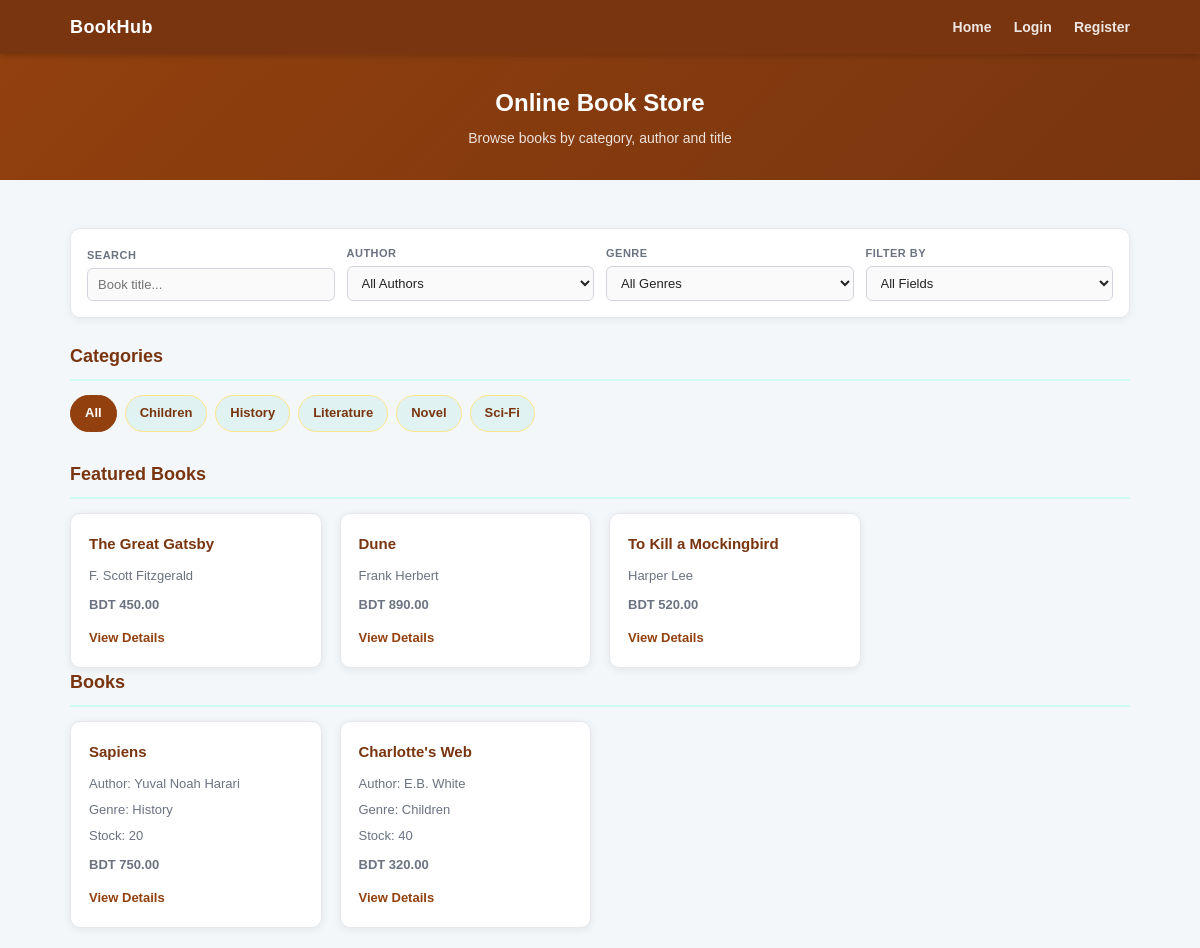
/view/Home.php, run on the app's committed database.
### tables this page shows
CREATE TABLE IF NOT EXISTS categories (
    id INT AUTO_INCREMENT PRIMARY KEY,
    name VARCHAR(100) NOT NULL,
    created_at TIMESTAMP DEFAULT CURRENT_TIMESTAMP
);

CREATE TABLE IF NOT EXISTS books (
    id INT AUTO_INCREMENT PRIMARY KEY,
    title VARCHAR(200) NOT NULL,
    author VARCHAR(150) NOT NULL,
    description TEXT,
    price DECIMAL(10,2) NOT NULL,
    category_id INT,
    image_path VARCHAR(255),
    stock INT NOT NULL DEFAULT 0,
    created_at TIMESTAMP DEFAULT CURRENT_TIMESTAMP,
    FOREIGN KEY (category_id) REFERENCES categories(id)
);

### model/mydb.php (called while the page is built, shortened)
<?php
class MyDB
{
    function getCategories($conn)
    {
        return $conn->query("SELECT * FROM categories ORDER BY name");
    }
    function getBooks($categoryId, $conn, $excludeIds = array())
    {
        $sql = "SELECT books.*, categories.name AS category_name
                FROM books
                LEFT JOIN categories ON books.category_id = categories.id
                WHERE (? = 0 OR books.category_id = ?)";
        $params = array($categoryId, $categoryId);
        $types = "ii";
        if (count($excludeIds) > 0) {
            $placeholders = implode(",", array_fill(0, count($excludeIds), "?"));
            $sql .= " AND books.id NOT IN ($placeholders)";
            foreach ($excludeIds as $id) {
                $params[] = (int)$id;
                $types .= "i";
            }
        }
        $sql .= " ORDER BY books.created_at DESC";
        $stmt = $conn->prepare($sql);
        $stmt->bind_param($types, ...$params);
        $stmt->execute();
        return $stmt->get_result();
    }
    function getFeaturedBooks($limit, $conn)
    {
        $sql = "SELECT books.*, categories.name AS category_name
                FROM books
                LEFT JOIN categories ON books.category_id = categories.id
                ORDER BY books.created_at DESC
                LIMIT ?";
        $stmt = $conn->prepare($sql);
        $stmt->bind_param("i", $limit);
        $stmt->execute();
        return $stmt->get_result();
    }
}

### control/home_process.php (called while the page is built, shortened)
<?php
include_once '../model/mydb.php';
$mydb = new MyDB();
$conn = $mydb->createConn();
$categoryId = isset($_GET["category_id"]) ? (int)$_GET["category_id"] : 0;
$categories = $mydb->getCategories($conn);
$featuredBooks = array();
$excludeFeaturedIds = array();
if ($categoryId === 0) {
    $featuredResult = $mydb->getFeaturedBooks(3, $conn);
    while ($row = $featuredResult->fetch_assoc()) {
        $featuredBooks[] = $row;
        $excludeFeaturedIds[] = (int)$row["id"];
    }
}
$books = $mydb->getBooks($categoryId, $conn, $excludeFeaturedIds);
$bookListCount = $books->num_rows;

### control/app.php (called while the page is built, shortened)
<?php
function e($value)
{
    return htmlspecialchars((string)$value, ENT_QUOTES, "UTF-8");
}

### view/Home.php (the view, shortened to what this page needs)
<?php
include '../control/home_process.php';
include_once '../control/app.php';
?>
<!DOCTYPE html>
<html lang="en">
<head>
    <link rel="stylesheet" href="../css/task1_style.css">
</head>
<body>
<nav>
    <div class="nav-inner">
        <a class="nav-brand" href="Home.php">BookHub</a>
        <div class="nav-links">
            <a href="Home.php">Home</a>
            <?php if (isset($_SESSION["user_id"])) { ?>
                <?php if ($_SESSION["role"] === "customer") { ?>
                    <a href="cart.php">Cart (<span id="navCartCount"><?php echo $cartCount; ?></span>)</a>
                    <a href="customer_orders.php">My Orders</a>
                <?php } ?>
                <a href="profile.php">Profile</a>
                <?php if ($_SESSION["role"] === "admin") { ?>
                    <a href="admin_dashboard.php">Admin</a>
                <?php } ?>
                <a href="../control/logout_process.php">Logout</a>
                <span class="nav-user-info">Hi, <?php echo e($_SESSION["name"]); ?></span>
            <?php } else { ?>
                <a href="login.php">Login</a>
                <a href="Registration.php">Register</a>
            <?php } ?>
        </div>
    </div>
</nav>
<div class="page-header">
    <h1>Online Book Store</h1>
    <p>Browse books by category, author and title</p>
</div>
<div class="main-container">
    <div class="filters-bar">
        <div class="filter-item">
            <label for="searchText">Search</label>
            <input type="text" id="searchText" placeholder="Book title..." onkeyup="searchBooks()">
        </div>
        <div class="filter-item">
            <label for="authorFilter">Author</label>
            <select id="authorFilter" onchange="searchBooks()">
                <option value="">All Authors</option>
            </select>
        </div>
        <div class="filter-item">
            <label for="genreFilter">Genre</label>
            <select id="genreFilter" onchange="searchBooks()">
                <option value="">All Genres</option>
            </select>
        </div>
        <div class="filter-item">
            <label for="filterType">Filter By</label>
            <select id="filterType" onchange="searchBooks()">
                <option value="">All Fields</option>
            </select>
        </div>
    </div>
    <h2 class="section-title">Categories</h2>
    <div class="category-list">
        <a class="category-link <?php if ($categoryId === 0) echo 'active'; ?>" href="Home.php">All</a>
        <?php while ($category = $categories->fetch_assoc()) { ?>
        <a class="category-link <?php if ($categoryId === (int)$category["id"]) echo 'active'; ?>"
           href="Home.php?category_id=<?php echo (int)$category["id"]; ?>">
            <?php echo e($category["name"]); ?>
        </a>
        <?php } ?>
    </div>
    <?php if ($categoryId === 0 && count($featuredBooks) > 0) { ?>
    <h2 class="section-title">Featured Books</h2>
    <div class="book-grid featured-grid">
        <?php foreach ($featuredBooks as $fb) { ?>
        <div class="book-card book-card-featured">
            <h3><a href="book_detail.php?id=<?php echo (int)$fb["id"]; ?>"><?php echo e($fb["title"]); ?></a></h3>
            <p><?php echo e($fb["author"]); ?></p>
            <p class="book-price">BDT <?php echo e($fb["price"]); ?></p>
            <a class="btn-link" href="book_detail.php?id=<?php echo (int)$fb["id"]; ?>">View Details</a>
        </div>
        <?php } ?>
    </div>
    <?php } ?>
    <?php if ($bookListCount > 0 || $categoryId > 0) { ?>
    <h2 class="section-title">Books</h2>
    <?php } ?>
    <div id="bookList" class="book-grid">
        <?php while ($book = $books->fetch_assoc()) { ?>
        <div class="book-card" data-book-id="<?php echo (int)$book["id"]; ?>">
            <h3><a href="book_detail.php?id=<?php echo (int)$book["id"]; ?>"><?php echo e($book["title"]); ?></a></h3>
            <p>Author: <?php echo e($book["author"]); ?></p>
            <p>Genre: <?php echo e($book["category_name"] ?? ""); ?></p>
            <p>Stock: <?php echo (int)$book["stock"]; ?></p>
            <p class="book-price">BDT <?php echo e($book["price"]); ?></p>
            <a class="btn-link" href="book_detail.php?id=<?php echo (int)$book["id"]; ?>">View Details</a>
        </div>
        <?php } ?>
    </div>
</div>
</body>
</html>

### css/task1_style.css (style rules this page uses)
body { font-family: Arial, sans-serif; background-color: #f4f7f9; color: #222; font-size: 15px; line-height: 1.6; }
nav { background-color: #78350f; padding: 0; box-shadow: 0 2px 6px rgba(0,0,0,0.18); position: sticky; top: 0; z-index: 100; }
.nav-inner { display: flex; align-items: center; justify-content: space-between; max-width: 1100px; margin: 0 auto; padding: 0 20px; height: 54px; }
.nav-brand { color: #ffffff; font-size: 18px; font-weight: bold; text-decoration: none; letter-spacing: 0.4px; }
.nav-links a { color: rgba(255,255,255,0.88); margin-left: 18px; text-decoration: none; font-weight: bold; font-size: 14px; }
.page-header { background: linear-gradient(135deg, #92400e 0%, #78350f 100%); color: white; text-align: center; padding: 30px 20px; margin-bottom: 28px; }
.page-header h1 { font-size: 24px; margin-bottom: 5px; }
.page-header p { font-size: 14px; opacity: 0.85; }
.main-container { max-width: 1100px; margin: 0 auto; padding: 20px; }
label { display: block; font-weight: bold; font-size: 13px; margin-bottom: 5px; color: #374151; }
input[type="text"], input[type="email"], input[type="password"], select, textarea { width: 100%; padding: 9px 12px; border: 1px solid #d1d5db; border-radius: 6px; font-size: 14px; font-family: Arial, sans-serif; background-color: #fafafa; color: #222; transition: border-color 0.2s, box-shadow 0.2s; }
.section-title { font-size: 18px; font-weight: bold; color: #78350f; margin-bottom: 14px; padding-bottom: 8px; border-bottom: 2px solid #ccfbf1; }
.category-list { display: flex; flex-wrap: wrap; gap: 8px; margin-bottom: 28px; }
.category-link { display: inline-block; background-color: #e0f2f1; color: #78350f; padding: 7px 14px; border-radius: 20px; text-decoration: none; font-size: 13px; font-weight: bold; border: 1px solid #fde68a; transition: background-color 0.2s, color 0.2s; }
.category-link:hover, .category-link.active { background-color: #92400e; color: #ffffff; border-color: #92400e; }
.filters-bar { display: flex; gap: 12px; flex-wrap: wrap; align-items: flex-end; background: #ffffff; border: 1px solid #e5e7eb; border-radius: 10px; box-shadow: 0 2px 8px rgba(0,0,0,0.06); padding: 16px; margin-bottom: 24px; }
.filter-item { display: flex; flex-direction: column; flex: 1; min-width: 150px; }
.filter-item label { font-size: 11px; color: #6b7280; text-transform: uppercase; letter-spacing: 0.5px; margin-bottom: 4px; }
.filters-bar input, .filters-bar select { padding: 8px 10px; font-size: 13px; border: 1px solid #d1d5db; border-radius: 6px; background: #fafafa; }
.book-grid { display: grid; grid-template-columns: repeat(auto-fill, minmax(220px, 1fr)); gap: 18px; }
.book-card { background: #ffffff; border: 1px solid #e5e7eb; border-radius: 10px; padding: 18px; box-shadow: 0 2px 8px rgba(0,0,0,0.07); transition: transform 0.2s, box-shadow 0.2s; }
.book-card h3 { margin-top: 0; font-size: 15px; color: #78350f; margin-bottom: 10px; }
.book-card p { font-size: 13px; color: #6b7280; margin-bottom: 5px; }
.book-price { font-size: 16px; font-weight: bold; color: #92400e; margin-top: 8px; }
.btn-link { display: inline-block; color: #92400e; font-weight: bold; font-size: 13px; text-decoration: none; margin-top: 8px; }
.book-card h3 a { color: #78350f; text-decoration: none; }

### data on the page
categories: name "Children"
categories: name "History"
categories: name "Literature"
categories: name "Novel"
categories: name "Sci-Fi"
books: title "The Great Gatsby", author "F. Scott Fitzgerald", price "450.00"
books: title "Dune", author "Frank Herbert", price "890.00"
books: title "To Kill a Mockingbird", author "Harper Lee", price "520.00"
books: title "Sapiens", author "Yuval Noah Harari", category.name "History", stock "20", price "750.00"
books: title "Charlotte's Web", author "E.B. White", category.name "Children", stock "40", price "320.00"
